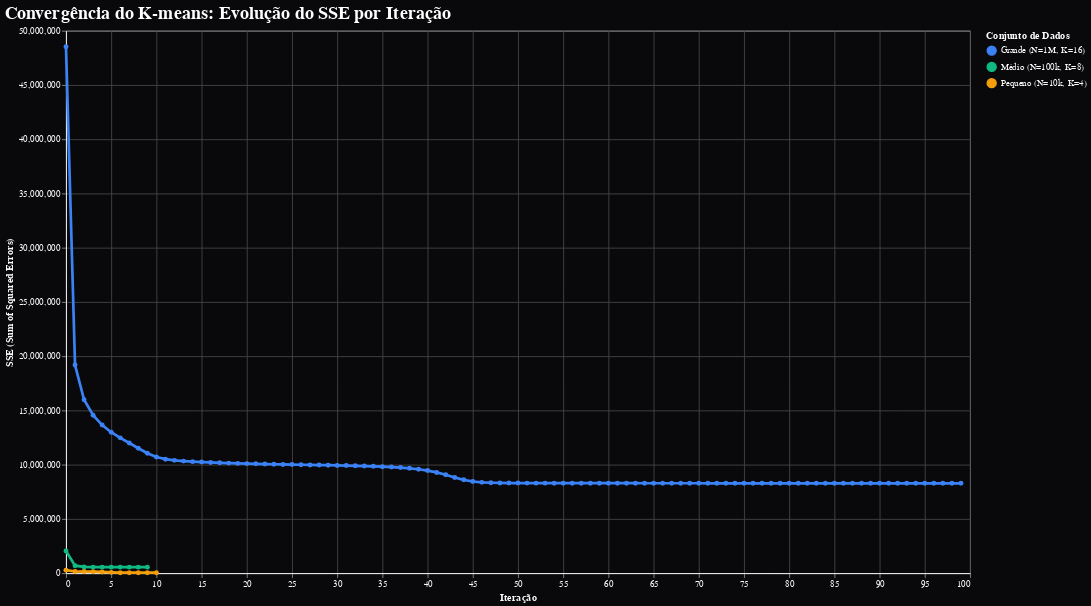

Notebook source saved alongside this figure:
### Markdown cell above
Para visualizar a convergência dos diferentes conjuntos de dados, foi criado um gráfico de linha que mostra a evolução do SSE a cada iteraçao para os três conjuntos de dados (pequeno, médio e grande).

### Code cell
# Ler os arquivos de evolução do SSE
df_pequeno = pd.read_csv('resultados/sse_evolution_pequeno.csv')
df_pequeno['conjunto'] = 'Pequeno (N=10k, K=4)'

df_medio = pd.read_csv('resultados/sse_evolution_medio.csv')
df_medio['conjunto'] = 'Médio (N=100k, K=8)'

df_grande = pd.read_csv('resultados/sse_evolution_grande.csv')
df_grande['conjunto'] = 'Grande (N=1M, K=16)'

# Combinar os três conjuntos
df_all = pd.concat([df_pequeno, df_medio, df_grande], ignore_index=True)

# Criar gráfico 
convergencia = alt.Chart(df_all).mark_line(
    point=True,
    strokeWidth=3
).encode(
    x=alt.X('iteration:Q', title='Iteração'),
    y=alt.Y('sse:Q', title='SSE (Sum of Squared Errors)'),
    color=alt.Color('conjunto:N', 
                    title='Conjunto de Dados',
                    scale=alt.Scale(range=['#3b82f6', '#10b981', '#f59e0b'])),
).properties(
    title='Convergência do K-means: Evolução do SSE por Iteração',
    width=1000,
    height=600
)

# Exibir gráfico
convergencia

### Figure 1 — Vega-Lite specification as saved in the notebook (floating-point values rounded to 4 significant figures)
{"config": {"background": "#09090b", "title": {"font": "SF Mono, Consolas, Monaco, monospace", "fontSize": 20, "anchor": "start", "color": "white"}, "axis": {"domainColor": "white", "gridColor": "#444444", "labelFont": "SF Mono, Consolas, Monaco, monospace", "labelColor": "white", "titleFont": "SF Mono, Consolas, Monaco, monospace", "titleColor": "white"}, "legend": {"labelFont": "SF Mono, Consolas, Monaco, monospace", "labelColor": "white", "titleFont": "SF Mono, Consolas, Monaco, monospace", "titleColor": "white"}}, "data": {"name": "data-20afdc58f0dbb50d8241ad776b361508"}, "mark": {"type": "line", "point": true, "strokeWidth": 3}, "encoding": {"color": {"field": "conjunto", "scale": {"range": ["#3b82f6", "#10b981", "#f59e0b"]}, "title": "Conjunto de Dados", "type": "nominal"}, "x": {"field": "iteration", "title": "Iteração", "type": "quantitative"}, "y": {"field": "sse", "title": "SSE (Sum of Squared Errors)", "type": "quantitative"}}, "height": 600, "title": "Convergência do K-means: Evolução do SSE por Iteração", "width": 1000, "$schema": "https://vega.github.io/schema/vega-lite/v5.8.0.json", "datasets": {"data-20afdc58f0dbb50d8241ad776b361508": [{"iteration": 0, "sse": 275700.0, "conjunto": "Pequeno (N=10k, K=4)"}, {"iteration": 1, "sse": 150000.0, "conjunto": "Pequeno (N=10k, K=4)"}, {"iteration": 2, "sse": 142400.0, "conjunto": "Pequeno (N=10k, K=4)"}, {"iteration": 3, "sse": 132500.0, "conjunto": "Pequeno (N=10k, K=4)"}, {"iteration": 4, "sse": 112600.0, "conjunto": "Pequeno (N=10k, K=4)"}, {"iteration": 5, "sse": 71940.0, "conjunto": "Pequeno (N=10k, K=4)"}, {"iteration": 6, "sse": 41500.0, "conjunto": "Pequeno (N=10k, K=4)"}, {"iteration": 7, "sse": 38190.0, "conjunto": "Pequeno (N=10k, K=4)"}, {"iteration": 8, "sse": 38140.0, "conjunto": "Pequeno (N=10k, K=4)"}, {"iteration": 9, "sse": 38140.0, "conjunto": "Pequeno (N=10k, K=4)"}, {"iteration": 10, "sse": 38140.0, "conjunto": "Pequeno (N=10k, K=4)"}, {"iteration": 0, "sse": 2050000.0, "conjunto": "Médio (N=100k, K=8)"}, {"iteration": 1, "sse": 684600.0, "conjunto": "Médio (N=100k, K=8)"}, {"iteration": 2, "sse": 571300.0, "conjunto": "Médio (N=100k, K=8)"}, {"iteration": 3, "sse": 554600.0, "conjunto": "Médio (N=100k, K=8)"}, {"iteration": 4, "sse": 552500.0, "conjunto": "Médio (N=100k, K=8)"}, {"iteration": 5, "sse": 552200.0, "conjunto": "Médio (N=100k, K=8)"}, {"iteration": 6, "sse": 552200.0, "conjunto": "Médio (N=100k, K=8)"}, {"iteration": 7, "sse": 552200.0, "conjunto": "Médio (N=100k, K=8)"}, {"iteration": 8, "sse": 552200.0, "conjunto": "Médio (N=100k, K=8)"}, {"iteration": 9, "sse": 552200.0, "conjunto": "Médio (N=100k, K=8)"}, {"iteration": 0, "sse": 48520000.0, "conjunto": "Grande (N=1M, K=16)"}, {"iteration": 1, "sse": 19180000.0, "conjunto": "Grande (N=1M, K=16)"}, {"iteration": 2, "sse": 15980000.0, "conjunto": "Grande (N=1M, K=16)"}, {"iteration": 3, "sse": 14550000.0, "conjunto": "Grande (N=1M, K=16)"}, {"iteration": 4, "sse": 13650000.0, "conjunto": "Grande (N=1M, K=16)"}, {"iteration": 5, "sse": 12990000.0, "conjunto": "Grande (N=1M, K=16)"}, {"iteration": 6, "sse": 12470000.0, "conjunto": "Grande (N=1M, K=16)"}, {"iteration": 7, "sse": 11990000.0, "conjunto": "Grande (N=1M, K=16)"}, {"iteration": 8, "sse": 11510000.0, "conjunto": "Grande (N=1M, K=16)"}, {"iteration": 9, "sse": 11050000.0, "conjunto": "Grande (N=1M, K=16)"}, {"iteration": 10, "sse": 10700000.0, "conjunto": "Grande (N=1M, K=16)"}, {"iteration": 11, "sse": 10510000.0, "conjunto": "Grande (N=1M, K=16)"}, {"iteration": 12, "sse": 10400000.0, "conjunto": "Grande (N=1M, K=16)"}, {"iteration": 13, "sse": 10330000.0, "conjunto": "Grande (N=1M, K=16)"}, {"iteration": 14, "sse": 10280000.0, "conjunto": "Grande (N=1M, K=16)"}, {"iteration": 15, "sse": 10240000.0, "conjunto": "Grande (N=1M, K=16)"}, {"iteration": 16, "sse": 10200000.0, "conjunto": "Grande (N=1M, K=16)"}, {"iteration": 17, "sse": 10170000.0, "conjunto": "Grande (N=1M, K=16)"}, {"iteration": 18, "sse": 10140000.0, "conjunto": "Grande (N=1M, K=16)"}, {"iteration": 19, "sse": 10120000.0, "conjunto": "Grande (N=1M, K=16)"}, {"iteration": 20, "sse": 10100000.0, "conjunto": "Grande (N=1M, K=16)"}, {"iteration": 21, "sse": 10080000.0, "conjunto": "Grande (N=1M, K=16)"}, {"iteration": 22, "sse": 10060000.0, "conjunto": "Grande (N=1M, K=16)"}, {"iteration": 23, "sse": 10040000.0, "conjunto": "Grande (N=1M, K=16)"}, {"iteration": 24, "sse": 10020000.0, "conjunto": "Grande (N=1M, K=16)"}, {"iteration": 25, "sse": 10010000.0, "conjunto": "Grande (N=1M, K=16)"}, {"iteration": 26, "sse": 9992000.0, "conjunto": "Grande (N=1M, K=16)"}, {"iteration": 27, "sse": 9977000.0, "conjunto": "Grande (N=1M, K=16)"}, {"iteration": 28, "sse": 9962000.0, "conjunto": "Grande (N=1M, K=16)"}, {"iteration": 29, "sse": 9947000.0, "conjunto": "Grande (N=1M, K=16)"}, {"iteration": 30, "sse": 9931000.0, "conjunto": "Grande (N=1M, K=16)"}, {"iteration": 31, "sse": 9913000.0, "conjunto": "Grande (N=1M, K=16)"}, {"iteration": 32, "sse": 9893000.0, "conjunto": "Grande (N=1M, K=16)"}, {"iteration": 33, "sse": 9870000.0, "conjunto": "Grande (N=1M, K=16)"}, {"iteration": 34, "sse": 9844000.0, "conjunto": "Grande (N=1M, K=16)"}, {"iteration": 35, "sse": 9814000.0, "conjunto": "Grande (N=1M, K=16)"}, {"iteration": 36, "sse": 9777000.0, "conjunto": "Grande (N=1M, K=16)"}, {"iteration": 37, "sse": 9729000.0, "conjunto": "Grande (N=1M, K=16)"}, {"iteration": 38, "sse": 9664000.0, "conjunto": "Grande (N=1M, K=16)"}, {"iteration": 39, "sse": 9577000.0, "conjunto": "Grande (N=1M, K=16)"}, {"iteration": 40, "sse": 9456000.0, "conjunto": "Grande (N=1M, K=16)"}, {"iteration": 41, "sse": 9286000.0, "conjunto": "Grande (N=1M, K=16)"}, {"iteration": 42, "sse": 9066000.0, "conjunto": "Grande (N=1M, K=16)"}, {"iteration": 43, "sse": 8821000.0, "conjunto": "Grande (N=1M, K=16)"}, {"iteration": 44, "sse": 8601000.0, "conjunto": "Grande (N=1M, K=16)"}, {"iteration": 45, "sse": 8449000.0, "conjunto": "Grande (N=1M, K=16)"}, {"iteration": 46, "sse": 8368000.0, "conjunto": "Grande (N=1M, K=16)"}, {"iteration": 47, "sse": 8330000.0, "conjunto": "Grande (N=1M, K=16)"}, {"iteration": 48, "sse": 8314000.0, "conjunto": "Grande (N=1M, K=16)"}, {"iteration": 49, "sse": 8306000.0, "conjunto": "Grande (N=1M, K=16)"}, {"iteration": 50, "sse": 8302000.0, "conjunto": "Grande (N=1M, K=16)"}, {"iteration": 51, "sse": 8299000.0, "conjunto": "Grande (N=1M, K=16)"}, {"iteration": 52, "sse": 8297000.0, "conjunto": "Grande (N=1M, K=16)"}, {"iteration": 53, "sse": 8296000.0, "conjunto": "Grande (N=1M, K=16)"}, {"iteration": 54, "sse": 8295000.0, "conjunto": "Grande (N=1M, K=16)"}, {"iteration": 55, "sse": 8294000.0, "conjunto": "Grande (N=1M, K=16)"}, {"iteration": 56, "sse": 8293000.0, "conjunto": "Grande (N=1M, K=16)"}, {"iteration": 57, "sse": 8292000.0, "conjunto": "Grande (N=1M, K=16)"}, {"iteration": 58, "sse": 8291000.0, "conjunto": "Grande (N=1M, K=16)"}, {"iteration": 59, "sse": 8291000.0, "conjunto": "Grande (N=1M, K=16)"}, {"iteration": 60, "sse": 8290000.0, "conjunto": "Grande (N=1M, K=16)"}, {"iteration": 61, "sse": 8289000.0, "conjunto": "Grande (N=1M, K=16)"}, {"iteration": 62, "sse": 8288000.0, "conjunto": "Grande (N=1M, K=16)"}, {"iteration": 63, "sse": 8288000.0, "conjunto": "Grande (N=1M, K=16)"}, {"iteration": 64, "sse": 8287000.0, "conjunto": "Grande (N=1M, K=16)"}, {"iteration": 65, "sse": 8287000.0, "conjunto": "Grande (N=1M, K=16)"}, {"iteration": 66, "sse": 8286000.0, "conjunto": "Grande (N=1M, K=16)"}, {"iteration": 67, "sse": 8286000.0, "conjunto": "Grande (N=1M, K=16)"}, {"iteration": 68, "sse": 8285000.0, "conjunto": "Grande (N=1M, K=16)"}, {"iteration": 69, "sse": 8285000.0, "conjunto": "Grande (N=1M, K=16)"}, {"iteration": 70, "sse": 8284000.0, "conjunto": "Grande (N=1M, K=16)"}, {"iteration": 71, "sse": 8284000.0, "conjunto": "Grande (N=1M, K=16)"}, {"iteration": 72, "sse": 8284000.0, "conjunto": "Grande (N=1M, K=16)"}, {"iteration": 73, "sse": 8283000.0, "conjunto": "Grande (N=1M, K=16)"}, {"iteration": 74, "sse": 8283000.0, "conjunto": "Grande (N=1M, K=16)"}, {"iteration": 75, "sse": 8282000.0, "conjunto": "Grande (N=1M, K=16)"}, {"iteration": 76, "sse": 8282000.0, "conjunto": "Grande (N=1M, K=16)"}, {"iteration": 77, "sse": 8282000.0, "conjunto": "Grande (N=1M, K=16)"}, {"iteration": 78, "sse": 8282000.0, "conjunto": "Grande (N=1M, K=16)"}, {"iteration": 79, "sse": 8281000.0, "conjunto": "Grande (N=1M, K=16)"}, {"iteration": 80, "sse": 8281000.0, "conjunto": "Grande (N=1M, K=16)"}, {"iteration": 81, "sse": 8281000.0, "conjunto": "Grande (N=1M, K=16)"}, {"iteration": 82, "sse": 8281000.0, "conjunto": "Grande (N=1M, K=16)"}, {"iteration": 83, "sse": 8281000.0, "conjunto": "Grande (N=1M, K=16)"}, {"iteration": 84, "sse": 8280000.0, "conjunto": "Grande (N=1M, K=16)"}, {"iteration": 85, "sse": 8280000.0, "conjunto": "Grande (N=1M, K=16)"}, {"iteration": 86, "sse": 8280000.0, "conjunto": "Grande (N=1M, K=16)"}, {"iteration": 87, "sse": 8280000.0, "conjunto": "Grande (N=1M, K=16)"}, {"iteration": 88, "sse": 8280000.0, "conjunto": "Grande (N=1M, K=16)"}, {"iteration": 89, "sse": 8280000.0, "conjunto": "Grande (N=1M, K=16)"}, {"iteration": 90, "sse": 8280000.0, "conjunto": "Grande (N=1M, K=16)"}, {"iteration": 91, "sse": 8280000.0, "conjunto": "Grande (N=1M, K=16)"}, {"iteration": 92, "sse": 8280000.0, "conjunto": "Grande (N=1M, K=16)"}, {"iteration": 93, "sse": 8280000.0, "conjunto": "Grande (N=1M, K=16)"}, {"iteration": 94, "sse": 8279000.0, "conjunto": "Grande (N=1M, K=16)"}, {"iteration": 95, "sse": 8279000.0, "conjunto": "Grande (N=1M, K=16)"}, {"iteration": 96, "sse": 8279000.0, "conjunto": "Grande (N=1M, K=16)"}, {"iteration": 97, "sse": 8279000.0, "conjunto": "Grande (N=1M, K=16)"}, {"iteration": 98, "sse": 8279000.0, "conjunto": "Grande (N=1M, K=16)"}, {"iteration": 99, "sse": 8279000.0, "conjunto": "Grande (N=1M, K=16)"}]}}
